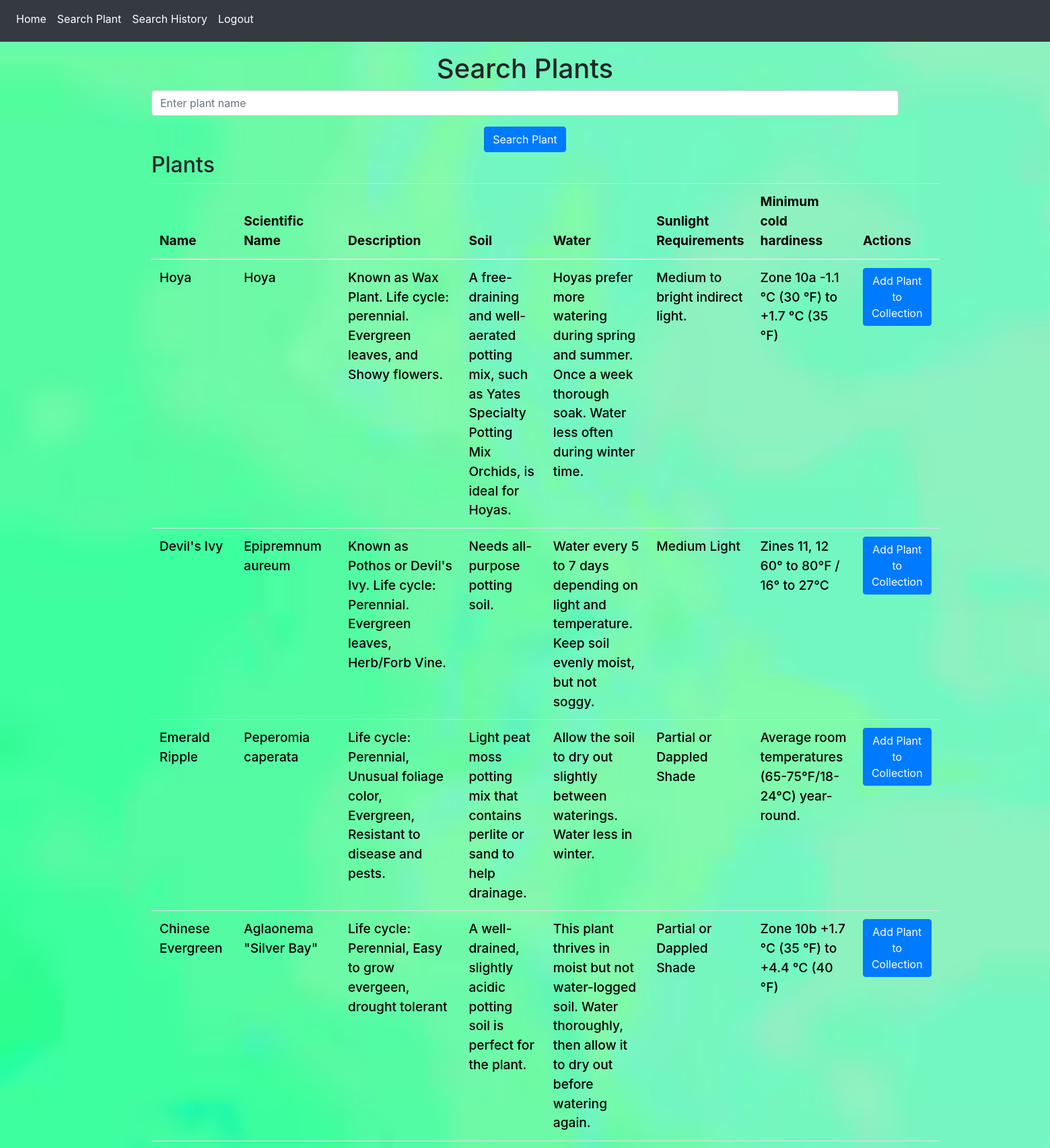
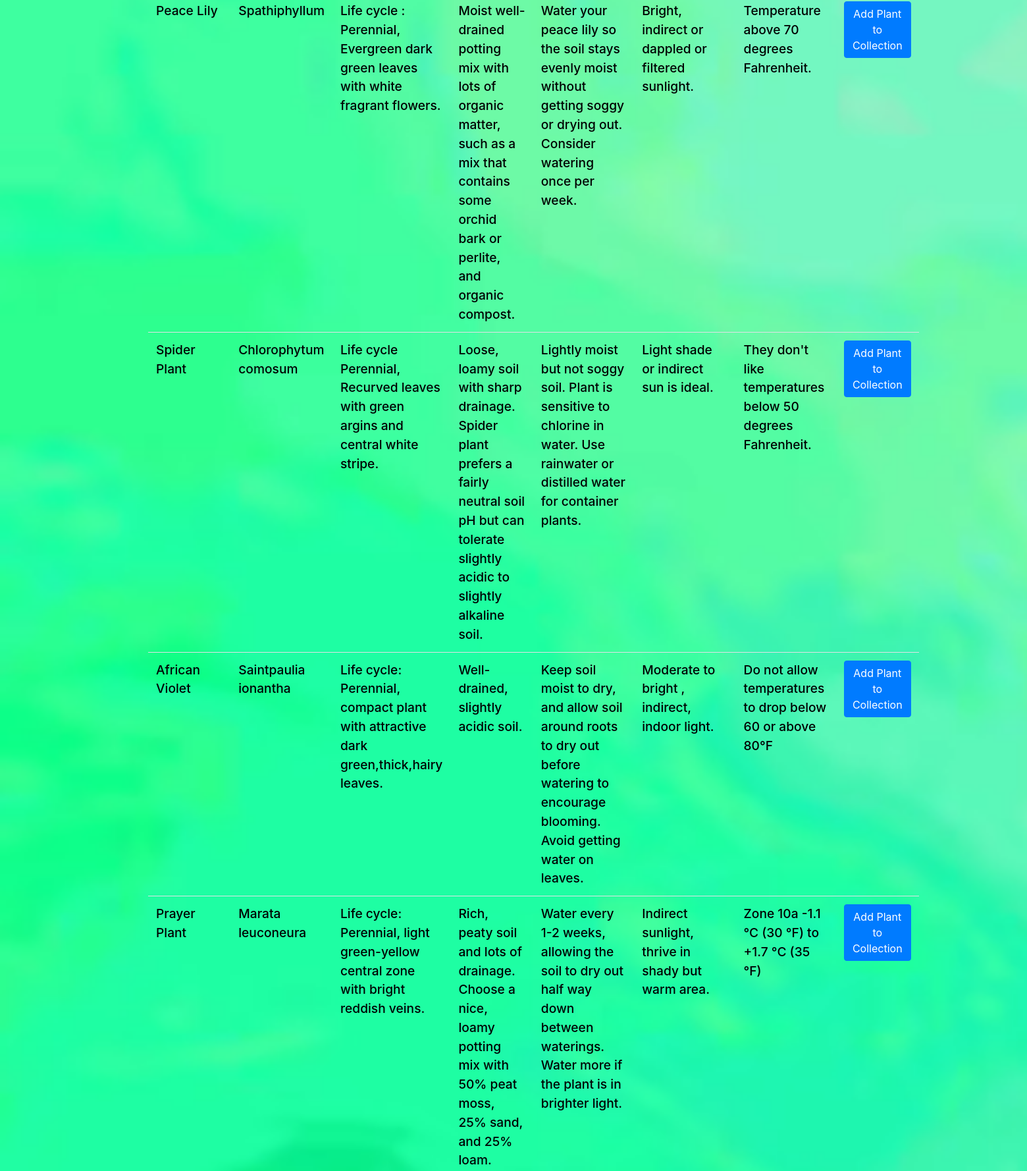
Page /search (signed in, upper part) on the committed database (2 pictures, top to bottom).
### planter/models.py (models this page shows, shortened)
class Plant(db.Model):
    __tablename__ = 'plants'
    id = db.Column(db.Integer, primary_key=True)
    name = db.Column(db.String(200), unique=True)
    scientific_name = db.Column(db.String(200), unique=True)
    description = db.Column(db.String(600))
    soil = db.Column(db.String(600))
    water = db.Column(db.String(600))
    sunlight_requirements = db.Column(db.String(200))
    minimum_cold_hardiness = db.Column(db.String)
    user_plants = db.relationship('UserPlants', foreign_keys=[UserPlants.plant], back_populates='plant_info')

### planter/views.py (the view, shortened to what this page needs)
@views.route("/search", methods=["GET", "POST"])
@login_required
def search_plant():
    plants = Plant.query.all()
    return render_template("search-plant.html", user=current_user, plants=plants)

### planter/__init__.py (called while the page is built)
@login_manager.user_loader
def load_user(id):
    return User.query.get(int(id))

### planter/templates/search-plant.html (shortened to what this page needs)
{% extends "base.html" %}
{% block content %}
<h1 align="center" class="mt-3">Search Plants</h1>
<form method="POST" action="/search">
    <div class="form-group">
        <input
            type="text"
            class="form-control"
            id="plant_name"
            name="plant_name"
            placeholder="Enter plant name"
        />
    </div>
    <div align="center">
        <button type="submit" class="btn btn-primary">Search Plant</button>
    </div>
</form>
<h2>Plants</h2>
<table class="table" style="font-size: larger; font-weight: 600; color: black;">
    <thead>
        <tr>
            <th scope="col">Name</th>
            <th scope="col">Scientific Name</th>
            <th scope="col">Description</th>
            <th scope="col">Soil</th>
            <th scope="col">Water</th>
            <th scope="col">Sunlight Requirements</th>
            <th scope="col">Minimum cold hardiness</th>
            <th scope="col">Actions</th>
        </tr>
    </thead>
    <tbody style="font-weight: 500; color: black;">
        {% for plant in plants %}
            <tr>
                <td>{{ plant.name }}</td>
                <td>{{ plant.scientific_name }}</td>
                <td>{{ plant.description }}</td>
                <td>{{ plant.soil }}</td>
                <td>{{ plant.water }}</td>
                <td>{{ plant.sunlight_requirements }}</td>
                <td>{{ plant.minimum_cold_hardiness }}</td>
                <td class="text-right">
                    <form method="POST" action="/add-to-user-plants">
                        <button type="submit" class="btn btn-primary">Add Plant to Collection</button>
                    </form>
                </td>
            </tr>
        {% endfor %}
    </tbody>
</table>
{% endblock %}

### planter/templates/base.html (style rules this page uses)
body { background-image: url('static/green_bg2.avif'); }

### planter/templates/search-plant.html (style rules this page uses)
body { background-image: url('static/green_bg2.avif'); background-size: cover; }

### rows in the picture
Plant: name "Hoya", scientific_name "Hoya", description "Known as Wax Plant. Life cycle: perennial. Evergreen leaves, and Showy flowers.", soil "A free-draining and well-aerated potting mix, such as Yates Specialty Potting Mix Orchids, is ideal for Hoyas.", water "Hoyas prefer more watering during spring and summer. Once a week thorough soak. Water less often during winter time.", sunlight_requirements "Medium to bright indirect light.", minimum_cold_hardiness "Zone 10a -1.1 °C (30 °F) to +1.7 °C (35 °F)"
Plant: name "Devil's Ivy", scientific_name "Epipremnum aureum", description "Known as Pothos or Devil's Ivy. Life cycle: Perennial. Evergreen leaves, Herb/Forb Vine.", soil "Needs all-purpose potting soil.", water "Water every 5 to 7 days depending on light and temperature. Keep soil evenly moist, but not soggy.", sunlight_requirements "Medium Light", minimum_cold_hardiness "Zines 11, 12 60° to 80°F / 16° to 27°C"
Plant: name "Emerald Ripple", scientific_name "Peperomia caperata", description "Life cycle: Perennial, Unusual foliage color, Evergreen, Resistant to disease and pests.", soil "Light peat moss potting mix that contains perlite or sand to help drainage.", water "Allow the soil to dry out slightly between waterings. Water less in winter.", sunlight_requirements "Partial or Dappled Shade", minimum_cold_hardiness "Average room temperatures (65-75°F/18-24°C) year-round."
Plant: name "Chinese Evergreen", scientific_name "Aglaonema \"Silver Bay\"", description "Life cycle: Perennial, Easy to grow evergeen, drought tolerant", soil "A well-drained, slightly acidic potting soil is perfect for the plant.", water "This plant thrives in moist but not water-logged soil. Water thoroughly, then allow it to dry out before watering again.", sunlight_requirements "Partial or Dappled Shade", minimum_cold_hardiness "Zone 10b +1.7 °C (35 °F) to +4.4 °C (40 °F)"
Plant: name "Peace Lily", scientific_name "Spathiphyllum", description "Life cycle : Perennial, Evergreen dark green leaves with white fragrant flowers.", soil "Moist well-drained potting mix with lots of organic matter, such as a mix that contains some orchid bark or perlite, and organic compost.", water "Water your peace lily so the soil stays evenly moist without getting soggy or drying out. Consider watering once per week.", sunlight_requirements "Bright, indirect or dappled or filtered sunlight.", minimum_cold_hardiness "Temperature above 70 degrees Fahrenheit."
Plant: name "Spider Plant", scientific_name "Chlorophytum comosum", description "Life cycle Perennial, Recurved leaves with green argins and central white stripe.", soil "Loose, loamy soil with sharp drainage. Spider plant prefers a fairly neutral soil pH but can tolerate slightly acidic to slightly alkaline soil.", water "Lightly moist but not soggy soil. Plant is sensitive to chlorine in water. Use rainwater or distilled water for container plants.", sunlight_requirements "Light shade or indirect sun is ideal.", minimum_cold_hardiness "They don't like temperatures below 50 degrees Fahrenheit."
Plant: name "African Violet", scientific_name "Saintpaulia ionantha", description "Life cycle: Perennial, compact plant with attractive dark green,thick,hairy leaves.", soil "Well-drained, slightly acidic soil.", water "Keep soil moist to dry, and allow soil around roots to dry out before watering to encourage blooming. Avoid getting water on leaves.", sunlight_requirements "Moderate to bright , indirect, indoor light.", minimum_cold_hardiness "Do not allow temperatures to drop below 60 or above 80°F"
Plant: name "Prayer Plant", scientific_name "Marata leuconeura", description "Life cycle: Perennial, light green-yellow central zone with bright reddish veins.", soil "Rich, peaty soil and lots of drainage. Choose a nice, loamy potting mix with 50% peat moss, 25% sand, and 25% loam.", water "Water every 1-2 weeks, allowing the soil to dry out half way down between waterings. Water more if the plant is in brighter light.", sunlight_requirements "Indirect sunlight, thrive in shady but warm area.", minimum_cold_hardiness "Zone 10a -1.1 °C (30 °F) to +1.7 °C (35 °F)"
